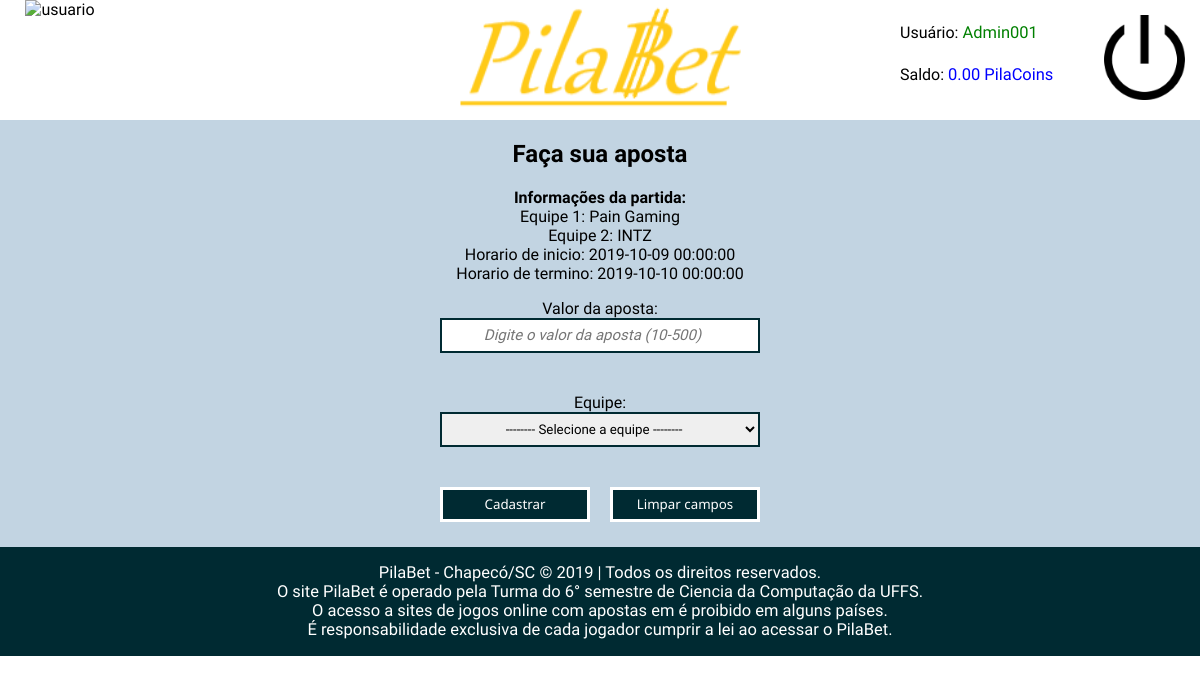
The app's page /cadastro_aposta.php?partida=1 (signed in) with its own data.
### tables this page shows
CREATE TABLE equipes (
    id_equipe INTEGER auto_increment,
    nome varchar(100) not null,
    id_game INTEGER not null,
    sigla varchar(3) not null,
	constraint equipes primary key(id_equipe),
    constraint fk_equipes_games foreign key (id_game) references games(id_game)
);

CREATE TABLE partidas (
    id_partida INTEGER auto_increment,
    horario_inicio timestamp not null,
    horario_termino timestamp not null,
    id_equipe1 INTEGER not null,
    id_equipe2 INTEGER not null,
    pontos_equipe1 INTEGER,
    pontos_equipe2 INTEGER,
    data_cadastro timestamp not null,
    id_camp INTEGER not null,
	constraint partidas primary key(id_partida)
);

### cadastro_aposta.php (the view, shortened to what this page needs)
<?php
include "includes/conexao.php";
include "includes/header.php";
$id_partida = isset($_GET['partida']) ? $_GET['partida'] : '';
$erros = array();
?>
<main>
	<div class="col-10">
		<?php
		if(!(isset($_POST['cadastrar'])) || (isset($erros) && count($erros))){
		?>
		<form action="cadastro_aposta.php" method="POST" id="form-contato">
			<div class="aposta">
				<h2>Faça sua aposta</h2>
				<?php
				$statement = $conexao->prepare("select id_camp,id_partida,id_equipe1,id_equipe2,horario_inicio,horario_termino from partidas WHERE id_partida = $id_partida");
				$statement->execute();
				$res = $statement->get_result();
				$res = $res->fetch_assoc();
				$equipe1 = $res['id_equipe1'];
				$sql = " select * from equipes WHERE id_equipe = $equipe1";
				$equipe1 = mysqli_query($conexao, $sql);
				$equipe1 = mysqli_fetch_array($equipe1);
				$equipe2 = $res['id_equipe2'];
				$sql = " select * from equipes WHERE id_equipe = $equipe2";
				$equipe2 = mysqli_query($conexao, $sql);
				$equipe2 = mysqli_fetch_array($equipe2);
				?>
				<p><b>Informações da partida:</b><br>
				<?php
				echo 'Equipe 1: '.$equipe1['nome'].'<br>Equipe 2: '.$equipe2['nome'].'<br>Horario de inicio: '.$res['horario_inicio'].'<br>Horario de termino: '.$res['horario_termino'];
				?>
				<br></p>
				<div class="form-item">
					<label for="valor" class="label-alinhado">Valor da aposta:</label>
					<input type="number" min="10" max="500" name="valor" placeholder="Digite o valor da aposta (10-500)" value="<?=isset($valor) ? $valor : '';?>">
					<span class="msg-erro" id="msg-aposta_camp"><?=@$erros['aposta'];?></span>
				</div>
				<div class="form-item">
					<label for="id_equipe" class="label-alinhado">Equipe:<br>
					<select name="id_equipe">
						<option value="">-------- Selecione a equipe --------</option>
					</select>
					</label>
					<span class="msg-erro" id="msg-id_equipe"><?=@$erros['id_equipe'];?></span>
				</div>
				<div class="botao">
					<div class="form-item">
						<input type="submit" id="botao" value="Cadastrar" name="cadastrar">
					</div>
				</div>
				<div class="botao1">
					<div class="form-item">
						<input type="reset" value="Limpar campos" name="resetar">
					</div>
				</div>
			</div>
		</form>
		<?php
		}else{
			echo "<p>Aposta <strong>realizada</strong> com sucesso! <a href='index.php'>Clique para voltar a tela inicial</a></p>";
		}
		?>
	</div>
</main>
<?php
include "includes/footer.php";
?>

### css/header.css (style rules this page uses)
* { box-sizing: border-box; font-family: 'Scada', sans-serif; }
body { padding: 0; margin: 0; }
.footer, .usuario-class, .logo-class, .login-class, .col-10, .botao, .botao1 { float: left; }
.footer, .col-10, .botao { clear: left; }
.col-10 { background-color: #c2d4e2; width: 100%; color: black; clear: left; width: 100%; display: flex; text-align: center; justify-content: center; }
.col-10 ::placeholder { font-style: italic; font-size: 15px; }
.form-item { text-align: center; }
.form-item input { text-align: center; }
.msg-erro { font-family: 'Scada', sans-serif; color: red; font-size: 0.8em; font-weight: bold; font-style: italic; text-align: center; width: 100%; height: 20px; display: block; margin-bottom: 20px; }
.label-alinhado { display: block; text-align: center; }
input, option, select { text-align-last: center; border: 2px solid #002a32; padding: 3px; color: black; height: 35px; width: 320px; font-family: 'Scada', sans-serif; }
input[type="submit"], input[type="reset"] { background-color: #002a32; color: white; padding: 3px 20px; border: 3px solid white; height: 35px; width: 150px; font-family: 'Noto Sans', sans-serif; }
.botao, .botao1 { width: 50%; display: flex; margin-bottom: 25px; }
.botao1 { padding-left: 10px; }

### records on screen
equipes: nome "Pain Gaming"
equipes: nome "INTZ"
partidas: horario_inicio "2019-10-09 00:00:00", horario_termino "2019-10-10 00:00:00"

### other values on screen
$_SESSION["nome"] "Admin001"
$_SESSION["saldo"] "0.00"
